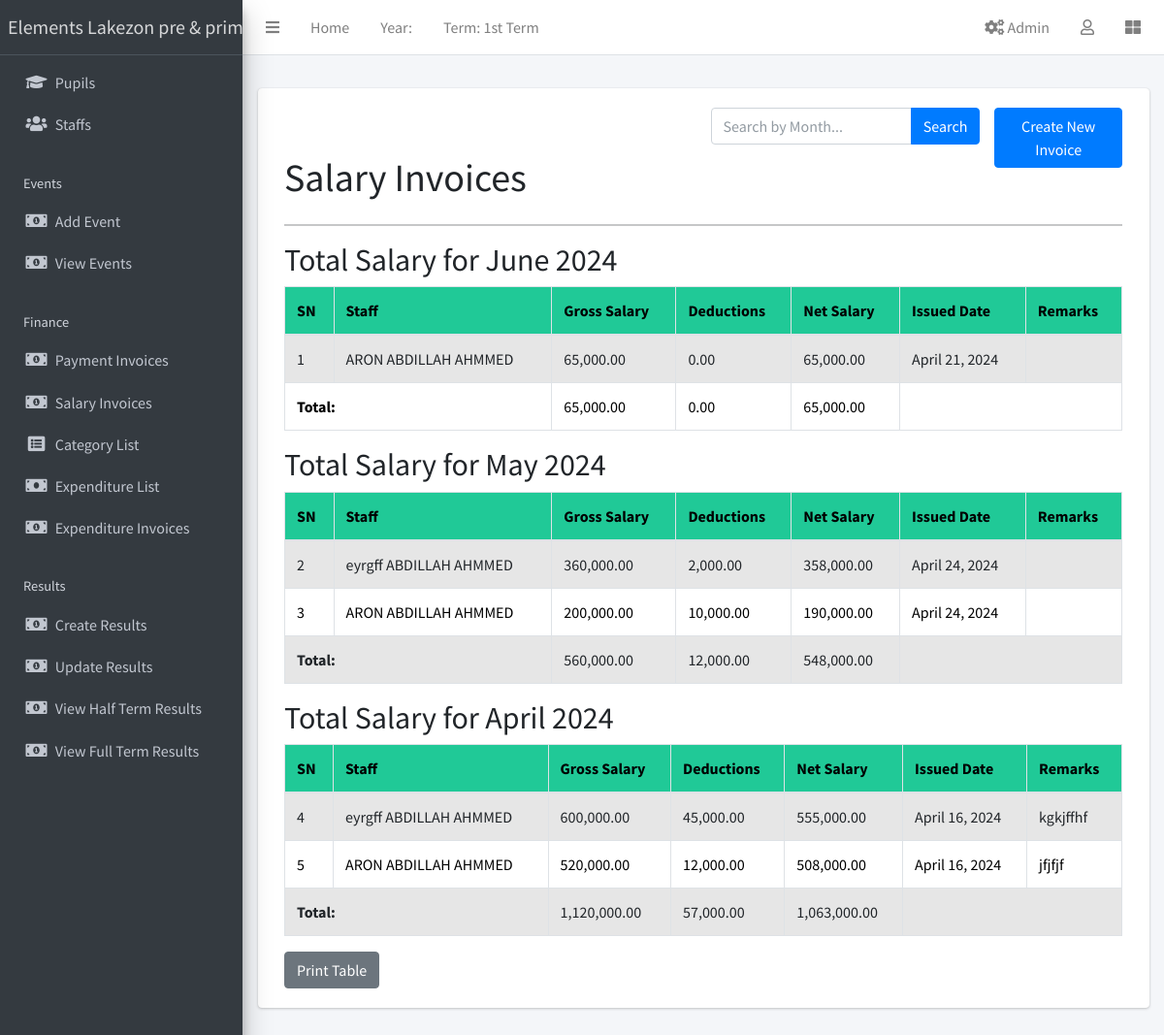
Page /finance/invoices/ (signed in) on the committed database.
### apps/corecode/models.py (models this page shows, shortened)
class AcademicTerm(models.Model):
    name = models.CharField(max_length=20, unique=True)
    current = models.BooleanField(default=True)
    class Meta:
        ordering = ["name"]

### apps/finance/models.py (models this page shows, shortened)
class SalaryInvoice(models.Model):
    staff = models.ForeignKey(Staff, on_delete=models.CASCADE)
    month = models.DateField(default=timezone.now)
    gross_salary = models.DecimalField(max_digits=10, decimal_places=2)
    deductions = models.DecimalField(max_digits=10, decimal_places=2, default=0)
    net_salary = models.DecimalField(max_digits=10, decimal_places=2, editable=False)  # Net salary is calculated based on gross salary and deductions
    issued_date = models.DateField(default=timezone.now)
    remarks = models.TextField(blank=True)

### apps/staffs/models.py (models this page shows, shortened)
class Staff(models.Model):
    STATUS = [("active", "Active"), ("inactive", "Inactive")]
    GENDER = [("male", "Male"), ("female", "Female")]
    OCCUPATION_CHOICES = [("teacher", "Teacher"), ("administrator", "Administrator"), ("support_staff", "Support Staff")]
    current_status = models.CharField(max_length=10, choices=STATUS, default="active")
    firstname = models.CharField(max_length=200)
    other_name = models.CharField(max_length=200, blank=True)
    surname = models.CharField(max_length=200)
    gender = models.CharField(max_length=10, choices=GENDER, default="male")
    date_of_birth = models.DateField(default=timezone.now)
    date_of_admission = models.DateField(default=timezone.now)
    salary = models.DecimalField(max_digits=10, decimal_places=2, default=0)
    mobile_num_regex = RegexValidator(
        regex="^[0-9]{10,15}$", message="Entered mobile number isn't in a right format!"
    )
    mobile_number = models.CharField(
        validators=[mobile_num_regex], max_length=13, blank=True
    )
    occupation = models.CharField(max_length=50, blank=True, null=True)
    address = models.TextField(blank=True)
    others = models.TextField(blank=True)
    def __str__(self):
        return f"{self.firstname} {self.other_name} {self.surname} "

### apps/finance/views.py (the view, shortened to what this page needs)
# urls.py: path('invoices/', SalaryInvoiceListView.as_view(), name='salary-invoice-list'),
class SalaryInvoiceListView(LoginRequiredMixin, ListView):
    model = SalaryInvoice
    template_name = 'finance/salary_list.html'
    context_object_name = 'invoices'
    paginate_by = 10
    permission_required = 'finance.view_salaryinvoice'
    def get_queryset(self):
        queryset = super().get_queryset()
        search_term = self.request.GET.get('q')
        queryset = queryset.order_by('-month', '-issued_date')
        return queryset
    def get_context_data(self, **kwargs):
        context = super().get_context_data(**kwargs)
        invoices = context['invoices']
        invoices_by_month = []
        current_month = None
        total_net_salary = 0
        total_gross_salary = 0
        total_deductions = 0
        for invoice in invoices:
            if invoice.month != current_month:
                if current_month is not None:
                    invoices_by_month.append({
                        'month': current_month,
                        'total_net_salary': total_net_salary,
                        'total_gross_salary': total_gross_salary,
                        'total_deductions': total_deductions,
                    })
                current_month = invoice.month
                total_net_salary = 0
                total_gross_salary = 0
                total_deductions = 0
            total_net_salary += invoice.net_salary
            total_gross_salary += invoice.gross_salary
            total_deductions += invoice.deductions
        if current_month is not None:
            invoices_by_month.append({
                'month': current_month,
                'total_net_salary': total_net_salary,
                'total_gross_salary': total_gross_salary,
                'total_deductions': total_deductions,
            })
        context['invoices_by_month'] = invoices_by_month
        return context

### apps/corecode/context_processors.py (called while the page is built)
def site_defaults(request):
    current_session = AcademicSession.objects.get(current=True)
    current_term = AcademicTerm.objects.get(current=True)
    current_exam = ExamType.objects.get(current=True)
    vals = SiteConfig.objects.all()
    contexts = {
        "current_session": current_session.name,
        "current_term": current_term.name,
        "current_exam": current_exam.name,
    }
    for val in vals:
        contexts[val.key] = val.value
    return contexts

### apps/finance/templates/finance/salary_list.html (shortened to what this page needs)
{% extends 'base.html' %}
{% load humanize %}
{% block content %}
    <div class="container">
        <div class="row">
            <div class="col-md-6">
                <h1 class="mt-5">Salary Invoices</h1>
            </div>
            <div class="col-md-6">
                <div class="row">
                    <div class="col-md-8">
                        <form method="GET" action="">
                            <div class="input-group">
                                <input type="text" class="form-control" name="q" id="searchInput" placeholder="Search by Month..." style="width: 200px;">
                                <button type="submit" class="btn btn-primary">Search</button>
                            </div>
                        </form>
                    </div>
                    <div class="col-md-4">
                        <a href="{% url 'salary-invoice-create' %}" class="btn btn-primary mb-3">Create New Invoice</a>
                    </div>
                </div>
            </div>
        </div>
        <hr>
        {% if invoices_by_month %}
            {% for month_data in invoices_by_month %}
                <h2>Total Salary for {{ month_data.month|date:"F Y" }}</h2>
                <div class="table-responsive">
                    <table class="table table-striped table-bordered" id="invoicetable">
                        <thead class="bg-teal text-white">
                            <tr>
                                <th>SN</th>
                                <th>Staff</th>
                                <th>Gross Salary</th>
                                <th>Deductions</th>
                                <th>Net Salary</th>
                                <th>Issued Date</th>
                                <th>Remarks</th>
                            </tr>
                        </thead>
                        <tbody id="invoiceTableBody">
                            {% for invoice in invoices %}
                                {% if invoice.month == month_data.month %}
                                    <tr onclick="window.location='{% url 'salary-invoice-detail' invoice.pk %}'">
                                        <td>{{ forloop.counter }}</td>
                                        <td>{{ invoice.staff }}</td>
                                        <td>{{ invoice.gross_salary|intcomma }}</td>
                                        <td>{{ invoice.deductions|intcomma }}</td>
                                        <td>{{ invoice.net_salary|intcomma }}</td>
                                        <td>{{ invoice.issued_date }}</td>
                                        <td>{{ invoice.remarks }}</td>
                                    </tr>
                                {% endif %}
                            {% endfor %}
                            <tr>
                                <td colspan="2"><strong>Total:</strong></td>
                                <td>{{ month_data.total_gross_salary|intcomma }}</td>
                                <td>{{ month_data.total_deductions|intcomma }}</td>
                                <td>{{ month_data.total_net_salary|intcomma }}</td>
                                <td colspan="2"></td>
                            </tr>
                        </tbody>
                    </table>
                </div>
            {% endfor %}
        {% else %}
            <p>No salary invoices found.</p>
        {% endif %}
        <button onclick="printTable()" class="btn btn-secondary">Print Table</button>
    </div>
{% endblock content %}

### templates/base.html (shortened to what this page needs)
{% load static %}
<!DOCTYPE html>
<html lang="en">
<head>
  <link rel="stylesheet" href="{% static 'css/bootstrap.min.css' %}">
  <link href="https://stackpath.bootstrapcdn.com/bootstrap/5.1.3/css/bootstrap.min.css" rel="stylesheet">
  <link rel="stylesheet" href="{% static 'plugins/fontawesome-free/css/all.min.css' %}">
  <link rel="stylesheet" href="{% static 'plugins/toastr/toastr.min.css' %}">
  <link rel="stylesheet" href="{% static 'plugins/overlayScrollbars/css/OverlayScrollbars.min.css' %}">
  <link rel="stylesheet" href="{% static 'plugins/Datatables/datatables.min.css' %}" />
  <link rel="stylesheet" href="{% static 'dist/css/adminlte.min.css' %}">
</head>
<body class="hold-transition sidebar-mini layout-fixed layout-navbar-fixed layout-footer-fixed">
  <div class="wrapper">
    <nav class="main-header navbar navbar-expand navbar-white navbar-light">
      <ul class="navbar-nav">
        <li class="nav-item">
          <a class="nav-link" data-widget="pushmenu" href="#" role="button"><i class="fas fa-bars"></i></a>
        </li>
        <li class="nav-item d-none d-sm-inline-block">
          <a href="{% url 'home' %}" class="nav-link">Home</a>
        </li>
        <li class="nav-item d-none d-sm-inline-block">
          <a class="nav-link">Year: {{ current_year}}</a>
        </li>
        <li class="nav-item d-none d-sm-inline-block">
          <a class="nav-link">Term: {{ current_term }}</a>
        </li>
      </ul>
      <ul class="navbar-nav ml-auto">
  <li class="nav-item">
    <a class="nav-link" href="{% url 'goto-admin' %}">
      <i class="fas fa-cogs"></i> Admin
    </a>
  </li>
        <li class="nav-item dropdown">
          <a class="nav-link" data-toggle="dropdown" href="#">
            <i class="far fa-user"></i>
          </a>
        </li>
        <li class="nav-item">
          <a class="nav-link" data-widget="control-sidebar" data-slide="true" href="#" role="button"><i class="fas fa-th-large"></i></a>
        </li>
      </ul>
    </nav>
    <aside class="main-sidebar sidebar-dark-primary elevation-4">
      <a href="{% url 'home' %}" class="brand-link">{{"Elements Lakezon pre & primary school" }}</a>
      <div class="sidebar">
        <nav class="mt-2">
          <ul class="nav nav-pills nav-sidebar flex-column" data-widget="treeview" role="menu" data-accordion="false">
            <li class="nav-item">
               <a href="{% url 'student-list' %}" class="nav-link">
                <i class="nav-icon fas fa-graduation-cap"></i>
                <p>Pupils</p>
              </a>
            </li>
            <li class="nav-item">
              <a href="{% url 'staff-list' %}" class="nav-link">
                <i class="nav-icon fas fa-users"></i>
                <p>
                  Staffs
                </p>
              </a>
            </li>
            <li class="nav-header">Events</li>
            <li class="nav-item">
               <a href="{% url 'event_create' %}" class="nav-link">
                <i class="nav-icon fas fa-money-bill-alt"></i>
                <p>Add Event</p>
              </a>
            </li>
            <li class="nav-item">
                <a href="{% url 'event_list' %}" class="nav-link">
                <i class="nav-icon fas fa-money-bill-alt"></i>
                <p>View Events</p>
              </a>
            </li>
            <li class="nav-header">Finance</li>
            <li class="nav-item">
               <a href="{% url 'invoice-list' %}" class="nav-link">
                <i class="nav-icon fas fa-money-bill-alt"></i>
                <p>Payment Invoices</p>
              </a>
            </li>
            <li class="nav-item">
                <a href="{% url 'salary-invoice-list' %}" class="nav-link">
                <i class="nav-icon fas fa-money-bill-alt"></i>
                <p>Salary Invoices</p>
              </a>
            </li>
            <li class="nav-item">
               <a href="{% url 'category_list' %}" class="nav-link">
                <i class="nav-icon fas fa-list-alt"></i>
                <p>Category List</p>
              </a>
            </li>
            <li class="nav-item">
              <a href="{% url 'expenditure_list' %}" class="nav-link">
                <i class="nav-icon fas fa-money-bill"></i>
                <p>Expenditure List</p>
              </a>
            </li>
            <li class="nav-item">
            <a href="{% url 'expenditure-invoice-list' %}" class="nav-link">
                <i class="nav-icon fas fa-money-bill-alt"></i>
                <p>Expenditure Invoices</p>
              </a>
            </li>
            <li class="nav-header">Results</li>
            <li class="nav-item">
              <a href="{% url 'create-result' %}" class="nav-link">
                <i class="nav-icon fas fa-money-bill-alt"></i>
                <p>
                  Create Results
                </p>
              </a>
            </li>
            <li class="nav-item">
              <a href="{% url 'edit-results' %}" class="nav-link">
                <i class="nav-icon fas fa-money-bill-alt"></i>
                <p>
                  Update Results
                </p>
              </a>
            </li>
            <li class="nav-item">
              <a href="{% url 'single-class' %}" class="nav-link">
                <i class="nav-icon fas fa-money-bill-alt"></i>
                <p>
                  View Half Term Results
                </p>
              </a>
            </li>
            <li class="nav-item">
              <a href="{% url 'class-list' %}" class="nav-link">
                  <i class="nav-icon fas fa-money-bill-alt"></i>
                  <p>
                      View Full Term Results
                  </p>
              </a>
          </li>
          <li class="nav-header">School Properties</li>
        </nav>
      </div>
    </aside>
    <div class="content-wrapper">
      <section class="content-header">
      </section>
      <section class="content">
        <div class="container-fluid">
          <div class="row">
            <div class="col-md-12">
              {% block fullcard %}
              <div class="card">
                <div class="card-body">
                  <div class="row">
                    <div class="col">
                      {% block content %}
                      {% endblock content %}
                    </div>
                  </div>
                </div>
              </div>
              {% endblock fullcard %}
            </div>
          </div>
        </div>
      </section>
    </div>
  </div>
</body>
</html>

### rows in the picture
AcademicTerm: name "1st Term"
SalaryInvoice: month "June 2024", staff "ARON ABDILLAH AHMMED", gross_salary "65,000.00", deductions "0.00", net_salary "65,000.00", issued_date "April 21, 2024"
SalaryInvoice: month "May 2024", staff "eyrgff ABDILLAH AHMMED", gross_salary "360,000.00", deductions "2,000.00", net_salary "358,000.00", issued_date "April 24, 2024"
SalaryInvoice: staff "ARON ABDILLAH AHMMED", gross_salary "200,000.00", deductions "10,000.00", net_salary "190,000.00", issued_date "April 24, 2024"
SalaryInvoice: month "April 2024", staff "eyrgff ABDILLAH AHMMED", gross_salary "600,000.00", deductions "45,000.00", net_salary "555,000.00", issued_date "April 16, 2024", remarks "kgkjffhf"
SalaryInvoice: staff "ARON ABDILLAH AHMMED", gross_salary "520,000.00", deductions "12,000.00", net_salary "508,000.00", issued_date "April 16, 2024", remarks "jfjfjf"

### other values in the picture
{{ "Elements Lakezon pre & primary school" }} "Elements Lakezon pre &…"
{{ month_data.total_gross_salary|intcomma }} "65,000.00" "560,000.00" "1,120,000.00"
{{ month_data.total_deductions|intcomma }} "0.00" "12,000.00" "57,000.00"
{{ month_data.total_net_salary|intcomma }} "65,000.00" "548,000.00" "1,063,000.00"
